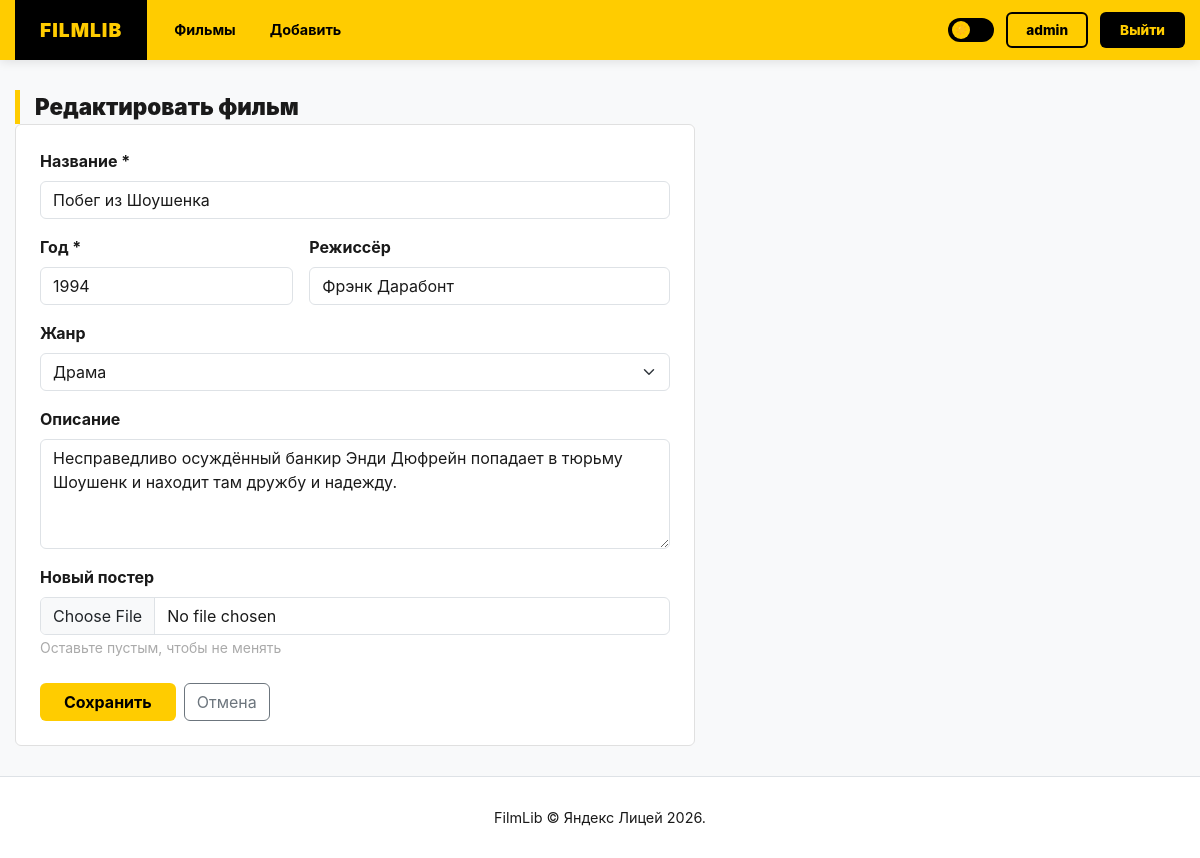
Screenshot of /film/1/edit (signed in) with the database file from the repository.
### models/user.py (models this page shows, shortened)
class User(UserMixin, db.Model):
    __tablename__ = 'users'
    id = db.Column(db.Integer, primary_key=True)
    username = db.Column(db.String(64), unique=True, nullable=False, index=True)
    email = db.Column(db.String(120), unique=True, nullable=False, index=True)
    password_hash = db.Column(db.String(256), nullable=False, default='')
    is_admin = db.Column(db.Boolean, default=False)
    avatar = db.Column(db.String(256), nullable=True)
    created_at = db.Column(db.DateTime, default=datetime.utcnow)
    films = db.relationship('Film', backref='author', lazy='dynamic',
                            cascade='all, delete-orphan')
    reviews = db.relationship('Review', backref='author', lazy='dynamic',
                              cascade='all, delete-orphan')

### models/film.py (models this page shows, shortened)
class Film(db.Model):
    __tablename__ = 'films'
    id = db.Column(db.Integer, primary_key=True)
    title = db.Column(db.String(200), nullable=False, index=True)
    year = db.Column(db.Integer, nullable=False)
    director = db.Column(db.String(150), default='')
    description = db.Column(db.Text, default='')
    poster = db.Column(db.String(256), default='default_poster.jpg')
    genre_id = db.Column(db.Integer, db.ForeignKey('genres.id'), nullable=True)
    user_id = db.Column(db.Integer, db.ForeignKey('users.id'), nullable=False)
    created_at = db.Column(db.DateTime, default=datetime.utcnow)
    reviews = db.relationship('Review', backref='film', lazy='dynamic',
                              cascade='all, delete-orphan')

class Genre(db.Model):
    __tablename__ = 'genres'
    id = db.Column(db.Integer, primary_key=True)
    name = db.Column(db.String(64), unique=True, nullable=False)
    films = db.relationship('Film', backref='genre', lazy='dynamic')

### app.py (the view, shortened to what this page needs)
@app.route('/film/<int:film_id>/edit', methods=['GET', 'POST'])
@login_required
def edit_film(film_id):
    film = Film.query.get_or_404(film_id)
    if film.user_id != current_user.id and not current_user.is_admin:
        abort(403)
    genres = Genre.query.order_by(Genre.name).all()
    return render_template('edit_film.html', film=film, genres=genres)

### app.py (called while the page is built)
@login_manager.user_loader
def load_user(user_id):
    return User.query.get(int(user_id))

### templates/edit_film.html (shortened to what this page needs)
{% extends 'base.html' %}
{% block content %}
<div style="max-width:680px;">
    <div class="section-head">Редактировать фильм</div>
    <div style="background:#fff;border:1px solid #e0e0e0;border-radius:6px;padding:24px;">
        <form method="post" enctype="multipart/form-data">
            <div class="mb-3">
                <label class="form-label">Название *</label>
                <input type="text" name="title" class="form-control" required value="{{ film.title }}">
            </div>
            <div class="row g-3 mb-3">
                <div class="col-5">
                    <label class="form-label">Год *</label>
                    <input type="number" name="year" class="form-control" min="1888" max="2030" required value="{{ film.year }}">
                </div>
                <div class="col-7">
                    <label class="form-label">Режиссёр</label>
                    <input type="text" name="director" class="form-control" value="{{ film.director }}">
                </div>
            </div>
            <div class="mb-3">
                <label class="form-label">Жанр</label>
                <select name="genre_id" class="form-select">
                    {% for g in genres %}
                    <option value="{{ g.id }}" {% if film.genre_id == g.id %}selected{% endif %}>{{ g.name }}</option>
                    {% endfor %}
                </select>
            </div>
            <div class="mb-3">
                <label class="form-label">Описание</label>
                <textarea name="description" class="form-control" rows="4">{{ film.description }}</textarea>
            </div>
            <div class="mb-4">
                <label class="form-label">Новый постер</label>
                <input type="file" name="poster" class="form-control" accept="image/*">
                <small style="color:#aaa;">Оставьте пустым, чтобы не менять</small>
            </div>
            <div class="d-flex gap-2">
                <button class="btn btn-yellow px-4">Сохранить</button>
                <a href="{{ url_for('film_detail', film_id=film.id) }}" class="btn btn-outline-secondary">Отмена</a>
            </div>
        </form>
    </div>
</div>
{% endblock %}

### templates/base.html (shortened to what this page needs)
<!DOCTYPE html>
<html lang="ru">
<head>
    <link rel="stylesheet" href="{{ url_for('static', filename='css/bootstrap.min.css') }}">
</head>
<body>
<nav class="navbar-custom">
    <div class="navbar-container">
        <a href="{{ url_for('index') }}" class="brand-logo">FilmLib</a>
        <div class="nav-menu">
            <a href="{{ url_for('index') }}">Фильмы</a>
            {% if current_user.is_authenticated %}
            <a href="{{ url_for('add_film') }}">Добавить</a>
            {% endif %}
        </div>
        <div class="nav-auth">
            <div class="theme-switch" id="themeToggle">
                <div class="theme-switch-dot"></div>
            </div>
            {% if current_user.is_authenticated %}
                <a href="{{ url_for('profile') }}" class="btn-outline-black">{{ current_user.username }}</a>
                <a href="{{ url_for('logout') }}" class="btn-black">Выйти</a>
            {% else %}
                <a href="{{ url_for('login') }}" class="btn-outline-black">Войти</a>
                <a href="{{ url_for('register') }}" class="btn-black">Регистрация</a>
            {% endif %}
        </div>
    </div>
</nav>
<main class="main-content">
    <div class="container-custom">
        {% block content %}{% endblock %}
    </div>
</main>
    <footer>
    <div class="container-custom">
        <p class="mb-0">FilmLib &copy; Яндекс Лицей 2026.</p>
    </div>
</footer>
</body>
</html>

### templates/base.html (style rules this page uses)
:root { --bg-body: #f8f9fa; --bg-card: #ffffff; --bg-nav: #ffcc00; --text-main: #1a1a1a; --text-muted: #6c757d; --border-color: #dee2e6; --accent-color: #ffcc00; --nav-btn-text: #000000; --shadow: 0 4px 12px rgba(0,0,0,0.05); --link-color: #0d6efd; --input-bg: #ffffff; --input-text: #1a1a1a; }
body { background: var(--bg-body); color: var(--text-main); font-family: 'Inter', -apple-system, system-ui, sans-serif; transition: background 0.3s, color 0.3s; margin: 0; min-height: 100vh; display: flex; flex-direction: column; }
a { color: var(--link-color); text-decoration: none; transition: 0.2s; }
.form-label { color: var(--text-main); font-weight: 700; }
.form-control, .form-select, .form-control:focus, .form-select:focus { background-color: var(--input-bg) !important; color: var(--input-text) !important; border: 1px solid var(--border-color); transition: all 0.3s; }
.form-control::placeholder { color: var(--text-muted); opacity: 0.8; }
.navbar-custom { background: var(--bg-nav); padding: 0; box-shadow: 0 2px 10px rgba(0,0,0,0.1); position: sticky; top: 0; z-index: 1000; }
.navbar-container { max-width: 1200px; margin: 0 auto; display: flex; align-items: center; height: 60px; padding: 0 15px; }
.brand-logo { background: #000; color: #ffcc00 !important; font-weight: 900; font-size: 1.2rem; letter-spacing: 1px; height: 100%; display: flex; align-items: center; padding: 0 25px; text-transform: uppercase; }
.nav-menu { display: flex; gap: 10px; margin-left: 15px; }
.nav-menu a { color: #000; font-weight: 700; font-size: 0.9rem; padding: 8px 12px; border-radius: 6px; }
.nav-auth { margin-left: auto; display: flex; align-items: center; gap: 12px; }
h1, h2, h3, h4, h5, h6, p, span, div, label, input, textarea, select { color: var(--text-main); }
.theme-switch { width: 46px; height: 24px; background: #000; border-radius: 20px; position: relative; cursor: pointer; transition: 0.3s; display: flex; align-items: center; padding: 0 4px; }
.theme-switch-dot { width: 18px; height: 18px; background: #ffcc00; border-radius: 50%; position: absolute; left: 4px; transition: 0.3s cubic-bezier(0.68, -0.55, 0.265, 1.55); display: flex; align-items: center; justify-content: center; font-size: 10px; }
.theme-switch-dot::after { content: '☀️'; }
.btn-black { background: #000; color: #ffcc00 !important; font-weight: 800; border: none; padding: 8px 20px; border-radius: 6px; font-size: 0.85rem; }
.btn-outline-black { background: transparent; color: #000 !important; border: 2px solid #000; font-weight: 800; padding: 6px 18px; border-radius: 6px; font-size: 0.85rem; }
.main-content { flex: 1; padding: 30px 0; }
.container-custom { max-width: 1200px; margin: 0 auto; padding: 0 15px; }
.btn-yellow { background: #ffcc00; color: #000; font-weight: 700; border: none; }
.section-head { font-weight: 900; font-size: 1.4rem; border-left: 5px solid #ffcc00; padding-left: 15px; color: var(--text-main); }
footer { background: var(--bg-card); border-top: 1px solid var(--border-color); padding: 30px 0; text-align: center; color: var(--text-muted); font-size: 0.9rem; margin-top: auto; }

### rows the page displays
User: username "admin"
Film: title "Побег из Шоушенка", year "1994", director "Фрэнк Дарабонт", genre_id "Драма", description "Несправедливо осуждённый банкир Энди Дюфрейн попадает в тюрьму Шоушенк и находит там дружбу и надежду."
